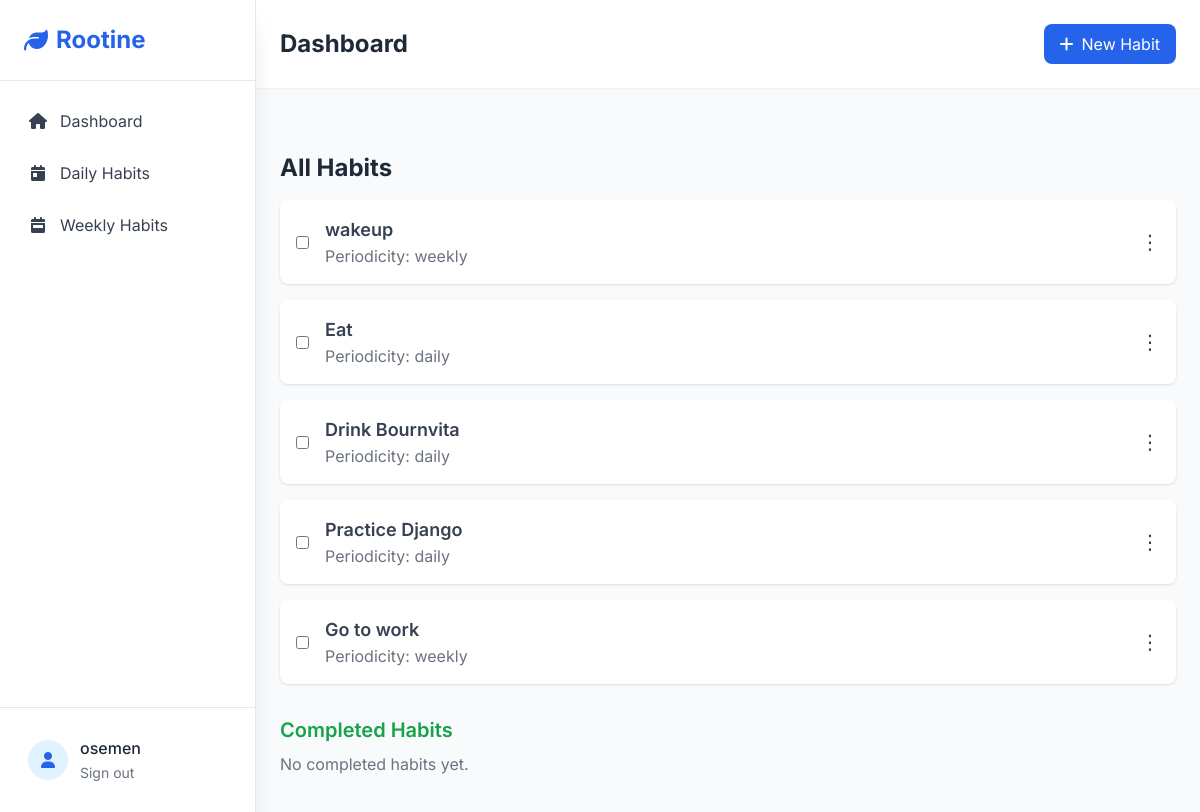
The page /habit/dashboard/ (signed in) on the database as committed earlier.
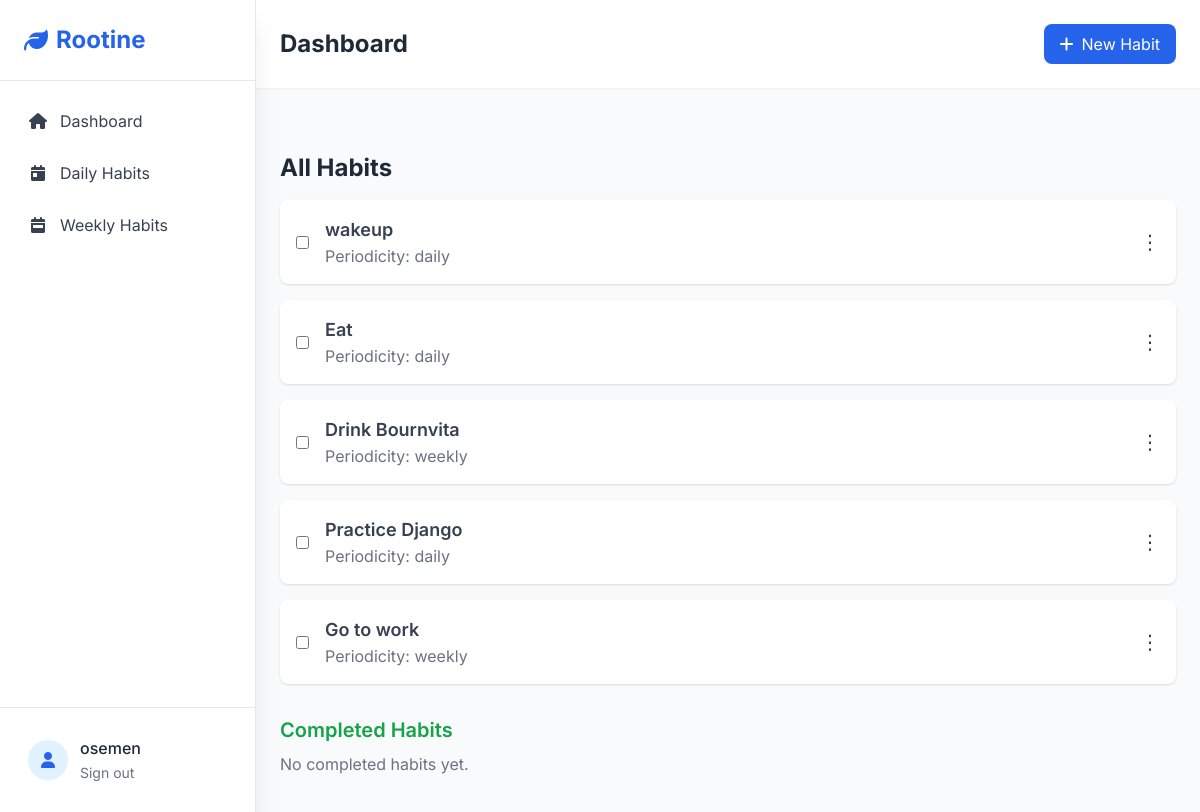
The same page on the database as committed later.
### habit/models.py (models this page shows, shortened)
class Habit(models.Model):
    PERIODICITY = [
        ("daily", "Daily"),
        ("weekly", "Weekly")
    ]
    name = models.CharField(max_length=255, unique=True)
    description = models.TextField(max_length= 1000)
    user = models.ForeignKey(User, on_delete=models.CASCADE)
    periodicity = models.CharField(max_length=10, choices=PERIODICITY)
    created_at = models.DateTimeField(auto_now_add=True)
    updated_at = models.DateTimeField(auto_now=True)
    def is_completed_on(self, day):
        return self.completions.filter(date=day).exists()

### habit/views.py (the view)
# urls.py: path('habit/dashboard/', views.Dashboard.as_view(), name='dashboard'),
class Dashboard(LoginRequiredMixin, ListView):
    model = Habit
    context_object_name = "habits"
    template_name = "dashboard.html"
    def get_context_data(self, **kwargs):
        context = super().get_context_data(**kwargs)
        context['user'] = self.request.user
        today = date.today()
        habits = context['habits']
        context['incomplete_habits'] = [habit for habit in habits if not habit.is_completed_on(today)]
        context['completed_habits'] = [habit for habit in habits if habit.is_completed_on(today)]
        return context
    def get_queryset(self):
        return Habit.objects.filter(user=self.request.user)

### templates/dashboard.html (shortened to what this page needs)
{% extends 'base.html' %}
{% load static %}
{% block content %}
<div class="max-w-4xl mx-auto mt-10">
    <h2 class="text-2xl font-bold text-gray-800 mb-4">All Habits</h2>
    <ul id="incomplete-habits" class="space-y-4 mb-8">
        {% for habit in incomplete_habits %}
        <li id="habit-item-{{ habit.id }}"
            class="habit-item flex items-center justify-between bg-white p-4 shadow rounded-lg"
            data-habit-id="{{ habit.id }}" data-completed="false">
            <div class="flex items-center">
                <input
                type="checkbox"
                id="habit-{{ habit.id }}"
                class="habit-checkbox mr-4"
                onchange="completeHabit(this)"
                {% if habit.completed %}checked{% endif %}>
                <label for="habit-{{ habit.id }}" class="flex-1">
                    <h3 class="habit-name text-lg font-semibold text-gray-700">{{ habit.name }}</h3>
                    <p class="text-gray-500">Periodicity: {{ habit.periodicity }}</p>
                </label>
            </div>
            <div class="relative group inline-block text-left">
                <button class="text-gray-700 text-xl">⋮</button>
            </div>
        </li>
        {% empty %}
        <p class="text-gray-500">No incomplete habits.</p>
        {% endfor %}
    </ul>
    <h3 class="text-xl font-semibold text-green-600 mb-2">Completed Habits</h3>
    <ul id="completed-habits" class="space-y-4">
        {% for habit in completed_habits %}
        <li id="habit-item-{{ habit.id }}"
            class="habit-item flex items-center justify-between bg-gray-50 p-4 shadow rounded-lg"
            data-habit-id="{{ habit.id }}" data-completed="true">
            <div class="flex items-center">
                <input
                    type="checkbox"
                    id="habit-{{ habit.id }}"
                    class="habit-checkbox mr-4"
                    onchange="completeHabit(this)"
                    checked>
                <label for="habit-{{ habit.id }}" class="flex-1">
                    <h3 class="habit-name text-lg font-semibold text-gray-700">{{ habit.name }}</h3>
                    <p class="text-gray-500">Periodicity: {{ habit.periodicity }}</p>
                </label>
            </div>
            <div class="relative group inline-block text-left">
                <button class="text-gray-700 text-xl">⋮</button>
                <div class="absolute right-0 bg-white shadow-lg rounded-lg w-32 z-50 opacity-0 group-hover:opacity-100 invisible group-hover:visible transition-all duration-200"
                    style="top: 2.5rem;">
                    <a href="{% url 'edit_habit' habit.pk %}" class="block px-4 py-2 text-gray-700 hover:bg-gray-100">Edit</a>
                    <a href="{% url 'delete_habit' habit.pk %}" class="block px-4 py-2 text-red-600 hover:bg-gray-100">Delete</a>
                    <a href="{% url 'detail_habit' habit.pk %}" class="block px-4 py-2 text-gray-700 hover:bg-gray-100">View Analytics</a>
                </div>
            </div>
        </li>
        {% empty %}
        <p class="text-gray-500">No completed habits yet.</p>
        {% endfor %}
    </ul>
</div>
{% endblock content %}

Rows that differ between the two databases and show on the page:
changed Habit "wakeup": periodicity "weekly" → "daily"
changed Habit "Drink Bournvita": periodicity "daily" → "weekly"
